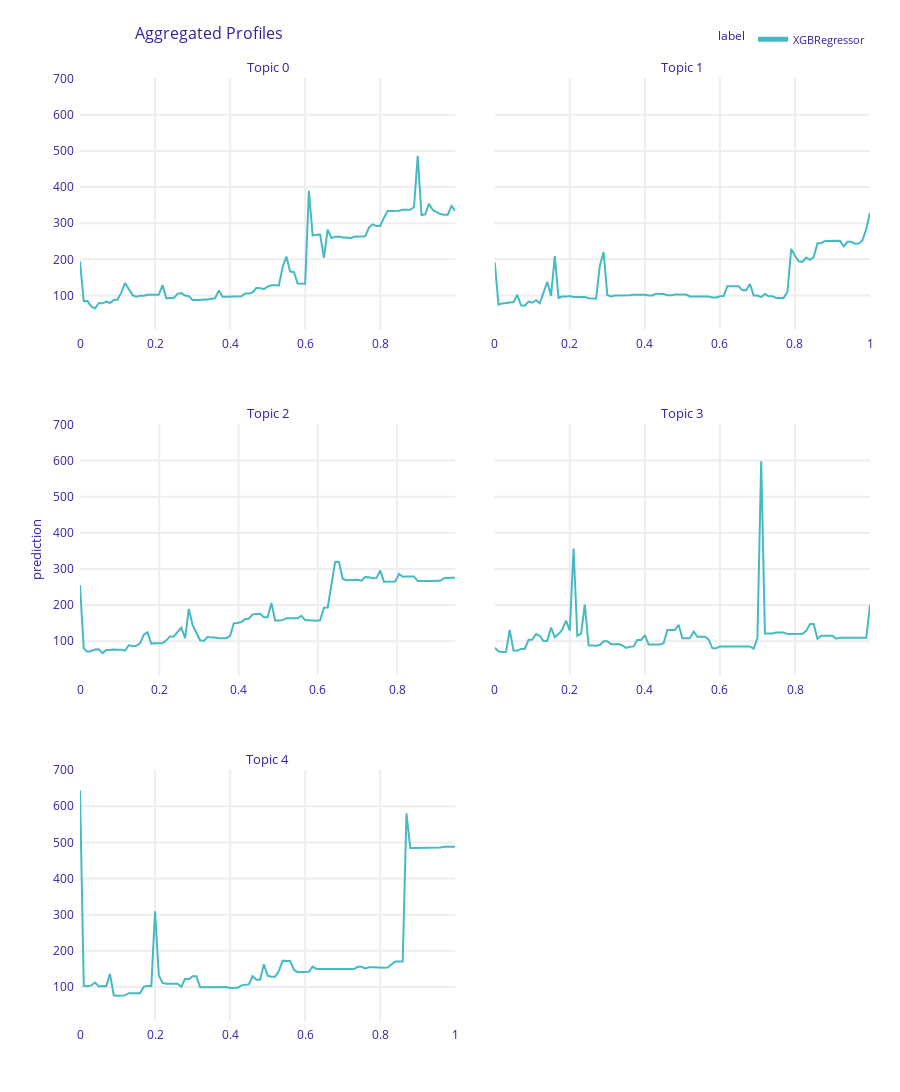

Notebook source saved alongside this figure:
### Code cell
agg_profiles

### Figure 1 — Plotly figure (JSON) as saved in the notebook; plotly's stock layout.template omitted (floating-point values rounded to 4 significant figures; data arrays with more than 128 entries replaced by an {"elided": "..."} marker saying what was removed)
{"data": [{"customdata": {"elided": "101x3 mixed values"}, "hovertemplate": "<b>%{hovertext}</b><br><br>prediction=%{y:.3f}<br>mean_prediction=%{customdata[0]:.3f}<extra></extra>", "hovertext": ["XGBRegressor", "XGBRegressor", "XGBRegressor", "XGBRegressor", "XGBRegressor", "XGBRegressor", "XGBRegressor", "XGBRegressor", "XGBRegressor", "XGBRegressor", "XGBRegressor", "XGBRegressor", "XGBRegressor", "XGBRegressor", "XGBRegressor", "XGBRegressor", "XGBRegressor", "XGBRegressor", "XGBRegressor", "XGBRegressor", "XGBRegressor", "XGBRegressor", "XGBRegressor", "XGBRegressor", "XGBRegressor", "XGBRegressor", "XGBRegressor", "XGBRegressor", "XGBRegressor", "XGBRegressor", "XGBRegressor", "XGBRegressor", "XGBRegressor", "XGBRegressor", "XGBRegressor", "XGBRegressor", "XGBRegressor", "XGBRegressor", "XGBRegressor", "XGBRegressor", "XGBRegressor", "XGBRegressor", "XGBRegressor", "XGBRegressor", "XGBRegressor", "XGBRegressor", "XGBRegressor", "XGBRegressor", "XGBRegressor", "XGBRegressor", "XGBRegressor", "XGBRegressor", "XGBRegressor", "XGBRegressor", "XGBRegressor", "XGBRegressor", "XGBRegressor", "XGBRegressor", "XGBRegressor", "XGBRegressor", "XGBRegressor", "XGBRegressor", "XGBRegressor", "XGBRegressor", "XGBRegressor", "XGBRegressor", "XGBRegressor", "XGBRegressor", "XGBRegressor", "XGBRegressor", "XGBRegressor", "XGBRegressor", "XGBRegressor", "XGBRegressor", "XGBRegressor", "XGBRegressor", "XGBRegressor", "XGBRegressor", "XGBRegressor", "XGBRegressor", "XGBRegressor", "XGBRegressor", "XGBRegressor", "XGBRegressor", "XGBRegressor", "XGBRegressor", "XGBRegressor", "XGBRegressor", "XGBRegressor", "XGBRegressor", "XGBRegressor", "XGBRegressor", "XGBRegressor", "XGBRegressor", "XGBRegressor", "XGBRegressor", "XGBRegressor", "XGBRegressor", "XGBRegressor", "XGBRegressor", "XGBRegressor"], "legendgroup": "XGBRegressor", "line": {"color": "#46bac2", "dash": "solid", "width": 2}, "marker": {"symbol": "circle"}, "mode": "lines", "name": "XGBRegressor", "orientation": "v", "showlegend": true, "x": [7.237e-06, 0.01001, 0.02, 0.03, 0.04, 0.05, 0.06, 0.07, 0.08, 0.09, 0.1, 0.11, 0.12, 0.13, 0.14, 0.15, 0.16, 0.17, 0.18, 0.19, 0.2, 0.21, 0.22, 0.23, 0.24, 0.25, 0.26, 0.27, 0.28, 0.29, 0.3, 0.31, 0.32, 0.33, 0.34, 0.35, 0.36, 0.37, 0.38, 0.39, 0.4, 0.41, 0.42, 0.43, 0.44, 0.45, 0.46, 0.47, 0.48, 0.49, 0.5, 0.5099, 0.5199, 0.5299, 0.5399, 0.5499, 0.5599, 0.5699, 0.5799, 0.5899, 0.5999, 0.6099, 0.6199, 0.6299, 0.6399, 0.6499, 0.6599, 0.6699, 0.6799, 0.6899, 0.6999, 0.7099, 0.7199, 0.7299, 0.7399, 0.7499, 0.7599, 0.7699, 0.7799, 0.7899, 0.7999, 0.8099, 0.8199, 0.8299, 0.8399, 0.8499, 0.8599, 0.8699, 0.8799, 0.8899, 0.8999, 0.9099, 0.9199, 0.9299, 0.9399, 0.9499, 0.9599, 0.9699, 0.9799, 0.9899, 0.9999], "xaxis": "x5", "y": [194.1, 84.09, 84.5, 69.33, 63.92, 79.32, 78.25, 83.03, 79.13, 87.52, 88.65, 107.9, 134.6, 118.1, 100.9, 96.83, 99.13, 99.29, 102.0, 101.8, 101.8, 101.7, 128.6, 91.96, 92.89, 93.24, 104.5, 106.6, 99.97, 98.07, 87.23, 86.99, 87.48, 88.87, 88.7, 91.07, 92.23, 114.1, 96.27, 96.51, 96.45, 97.34, 97.56, 97.56, 105.3, 105.3, 108.4, 121.3, 120.3, 117.7, 124.6, 128.1, 128.2, 127.9, 178.7, 207.6, 166.0, 165.0, 133.1, 132.9, 132.7, 389.7, 265.8, 268.3, 268.3, 203.9, 282.1, 258.8, 262.4, 263.3, 260.2, 260.2, 258.2, 262.5, 262.6, 263.5, 263.5, 287.7, 296.8, 292.1, 292.3, 315.3, 333.4, 333.5, 333.5, 334.6, 336.9, 336.9, 337.0, 344.1, 486.4, 322.6, 324.5, 353.5, 336.5, 330.4, 325.1, 323.5, 323.5, 347.5, 334.3], "yaxis": "y5", "type": "scatter", "opacity": 1}, {"customdata": {"elided": "101x3 mixed values"}, "hovertemplate": "<b>%{hovertext}</b><br><br>prediction=%{y:.3f}<br>mean_prediction=%{customdata[0]:.3f}<extra></extra>", "hovertext": ["XGBRegressor", "XGBRegressor", "XGBRegressor", "XGBRegressor", "XGBRegressor", "XGBRegressor", "XGBRegressor", "XGBRegressor", "XGBRegressor", "XGBRegressor", "XGBRegressor", "XGBRegressor", "XGBRegressor", "XGBRegressor", "XGBRegressor", "XGBRegressor", "XGBRegressor", "XGBRegressor", "XGBRegressor", "XGBRegressor", "XGBRegressor", "XGBRegressor", "XGBRegressor", "XGBRegressor", "XGBRegressor", "XGBRegressor", "XGBRegressor", "XGBRegressor", "XGBRegressor", "XGBRegressor", "XGBRegressor", "XGBRegressor", "XGBRegressor", "XGBRegressor", "XGBRegressor", "XGBRegressor", "XGBRegressor", "XGBRegressor", "XGBRegressor", "XGBRegressor", "XGBRegressor", "XGBRegressor", "XGBRegressor", "XGBRegressor", "XGBRegressor", "XGBRegressor", "XGBRegressor", "XGBRegressor", "XGBRegressor", "XGBRegressor", "XGBRegressor", "XGBRegressor", "XGBRegressor", "XGBRegressor", "XGBRegressor", "XGBRegressor", "XGBRegressor", "XGBRegressor", "XGBRegressor", "XGBRegressor", "XGBRegressor", "XGBRegressor", "XGBRegressor", "XGBRegressor", "XGBRegressor", "XGBRegressor", "XGBRegressor", "XGBRegressor", "XGBRegressor", "XGBRegressor", "XGBRegressor", "XGBRegressor", "XGBRegressor", "XGBRegressor", "XGBRegressor", "XGBRegressor", "XGBRegressor", "XGBRegressor", "XGBRegressor", "XGBRegressor", "XGBRegressor", "XGBRegressor", "XGBRegressor", "XGBRegressor", "XGBRegressor", "XGBRegressor", "XGBRegressor", "XGBRegressor", "XGBRegressor", "XGBRegressor", "XGBRegressor", "XGBRegressor", "XGBRegressor", "XGBRegressor", "XGBRegressor", "XGBRegressor", "XGBRegressor", "XGBRegressor", "XGBRegressor", "XGBRegressor", "XGBRegressor"], "legendgroup": "XGBRegressor", "line": {"color": "#46bac2", "dash": "solid", "width": 2}, "marker": {"symbol": "circle"}, "mode": "lines", "name": "XGBRegressor", "orientation": "v", "showlegend": false, "x": [6.471e-06, 0.01001, 0.02001, 0.03001, 0.04, 0.05, 0.06, 0.07, 0.08, 0.09, 0.1, 0.11, 0.12, 0.13, 0.14, 0.15, 0.16, 0.17, 0.18, 0.19, 0.2, 0.21, 0.22, 0.23, 0.24, 0.25, 0.26, 0.27, 0.28, 0.29, 0.3, 0.31, 0.32, 0.33, 0.34, 0.35, 0.36, 0.37, 0.38, 0.39, 0.4, 0.41, 0.42, 0.43, 0.44, 0.45, 0.46, 0.47, 0.48, 0.49, 0.5, 0.51, 0.52, 0.53, 0.54, 0.55, 0.56, 0.57, 0.58, 0.59, 0.6, 0.61, 0.62, 0.63, 0.64, 0.65, 0.66, 0.67, 0.68, 0.69, 0.7, 0.71, 0.72, 0.73, 0.74, 0.75, 0.76, 0.77, 0.78, 0.79, 0.8, 0.81, 0.82, 0.83, 0.84, 0.85, 0.86, 0.87, 0.88, 0.89, 0.9, 0.91, 0.92, 0.93, 0.94, 0.95, 0.96, 0.97, 0.98, 0.99, 1.0], "xaxis": "x6", "y": [191.7, 74.57, 78.01, 78.83, 80.44, 81.73, 101.6, 72.83, 71.59, 82.98, 79.8, 86.92, 78.29, 108.2, 138.0, 98.87, 209.0, 93.0, 97.01, 96.83, 98.6, 95.91, 95.85, 96.07, 95.73, 92.59, 91.85, 91.17, 182.7, 220.1, 101.3, 97.18, 99.81, 99.85, 99.85, 100.1, 100.3, 102.1, 102.1, 102.1, 102.1, 99.84, 100.1, 105.0, 105.3, 103.8, 100.6, 100.3, 102.7, 102.7, 102.7, 102.5, 97.29, 97.48, 97.33, 97.1, 97.21, 97.21, 94.72, 94.72, 97.88, 98.65, 125.7, 125.6, 125.7, 125.6, 114.1, 114.1, 131.7, 99.78, 99.78, 95.47, 104.4, 97.5, 97.5, 93.25, 93.25, 93.29, 109.5, 228.9, 209.7, 194.7, 192.6, 204.8, 198.8, 206.2, 244.4, 244.6, 250.7, 250.7, 251.4, 251.4, 251.4, 236.0, 248.6, 248.6, 243.2, 243.4, 252.8, 283.7, 329.0], "yaxis": "y6", "type": "scatter", "opacity": 1}, {"customdata": {"elided": "101x3 mixed values"}, "hovertemplate": "<b>%{hovertext}</b><br><br>prediction=%{y:.3f}<br>mean_prediction=%{customdata[0]:.3f}<extra></extra>", "hovertext": ["XGBRegressor", "XGBRegressor", "XGBRegressor", "XGBRegressor", "XGBRegressor", "XGBRegressor", "XGBRegressor", "XGBRegressor", "XGBRegressor", "XGBRegressor", "XGBRegressor", "XGBRegressor", "XGBRegressor", "XGBRegressor", "XGBRegressor", "XGBRegressor", "XGBRegressor", "XGBRegressor", "XGBRegressor", "XGBRegressor", "XGBRegressor", "XGBRegressor", "XGBRegressor", "XGBRegressor", "XGBRegressor", "XGBRegressor", "XGBRegressor", "XGBRegressor", "XGBRegressor", "XGBRegressor", "XGBRegressor", "XGBRegressor", "XGBRegressor", "XGBRegressor", "XGBRegressor", "XGBRegressor", "XGBRegressor", "XGBRegressor", "XGBRegressor", "XGBRegressor", "XGBRegressor", "XGBRegressor", "XGBRegressor", "XGBRegressor", "XGBRegressor", "XGBRegressor", "XGBRegressor", "XGBRegressor", "XGBRegressor", "XGBRegressor", "XGBRegressor", "XGBRegressor", "XGBRegressor", "XGBRegressor", "XGBRegressor", "XGBRegressor", "XGBRegressor", "XGBRegressor", "XGBRegressor", "XGBRegressor", "XGBRegressor", "XGBRegressor", "XGBRegressor", "XGBRegressor", "XGBRegressor", "XGBRegressor", "XGBRegressor", "XGBRegressor", "XGBRegressor", "XGBRegressor", "XGBRegressor", "XGBRegressor", "XGBRegressor", "XGBRegressor", "XGBRegressor", "XGBRegressor", "XGBRegressor", "XGBRegressor", "XGBRegressor", "XGBRegressor", "XGBRegressor", "XGBRegressor", "XGBRegressor", "XGBRegressor", "XGBRegressor", "XGBRegressor", "XGBRegressor", "XGBRegressor", "XGBRegressor", "XGBRegressor", "XGBRegressor", "XGBRegressor", "XGBRegressor", "XGBRegressor", "XGBRegressor", "XGBRegressor", "XGBRegressor", "XGBRegressor", "XGBRegressor", "XGBRegressor", "XGBRegressor"], "legendgroup": "XGBRegressor", "line": {"color": "#46bac2", "dash": "solid", "width": 2}, "marker": {"symbol": "circle"}, "mode": "lines", "name": "XGBRegressor", "orientation": "v", "showlegend": false, "x": [6.993e-06, 0.009475, 0.01894, 0.02841, 0.03788, 0.04735, 0.05681, 0.06628, 0.07575, 0.08522, 0.09468, 0.1042, 0.1136, 0.1231, 0.1326, 0.142, 0.1515, 0.161, 0.1704, 0.1799, 0.1894, 0.1988, 0.2083, 0.2178, 0.2272, 0.2367, 0.2462, 0.2556, 0.2651, 0.2746, 0.284, 0.2935, 0.303, 0.3124, 0.3219, 0.3314, 0.3408, 0.3503, 0.3598, 0.3692, 0.3787, 0.3882, 0.3976, 0.4071, 0.4166, 0.4261, 0.4355, 0.445, 0.4545, 0.4639, 0.4734, 0.4829, 0.4923, 0.5018, 0.5113, 0.5207, 0.5302, 0.5397, 0.5491, 0.5586, 0.5681, 0.5775, 0.587, 0.5965, 0.6059, 0.6154, 0.6249, 0.6343, 0.6438, 0.6533, 0.6627, 0.6722, 0.6817, 0.6911, 0.7006, 0.7101, 0.7195, 0.729, 0.7385, 0.748, 0.7574, 0.7669, 0.7764, 0.7858, 0.7953, 0.8048, 0.8142, 0.8237, 0.8332, 0.8426, 0.8521, 0.8616, 0.871, 0.8805, 0.89, 0.8994, 0.9089, 0.9184, 0.9278, 0.9373, 0.9468], "xaxis": "x3", "y": [254.8, 80.09, 71.0, 72.93, 77.25, 77.8, 67.13, 76.05, 75.94, 77.33, 76.48, 76.41, 73.8, 89.2, 86.17, 87.57, 94.27, 118.0, 124.6, 93.5, 94.75, 94.75, 94.75, 102.4, 113.3, 113.3, 126.8, 137.4, 108.2, 189.3, 145.4, 121.5, 102.7, 101.0, 112.4, 110.0, 110.5, 108.4, 108.4, 108.5, 115.2, 149.8, 150.2, 153.1, 161.6, 162.3, 174.4, 176.2, 176.2, 166.6, 166.6, 205.6, 157.2, 157.2, 158.4, 163.6, 163.6, 163.6, 163.6, 170.6, 158.0, 158.0, 156.5, 156.5, 157.7, 192.9, 193.0, 257.8, 319.5, 319.9, 273.0, 269.0, 269.0, 270.6, 269.8, 267.3, 277.5, 276.8, 274.1, 274.6, 295.7, 264.8, 264.8, 264.3, 264.9, 286.2, 278.6, 279.2, 279.2, 279.2, 266.4, 266.0, 266.0, 266.0, 266.4, 267.2, 267.4, 274.5, 275.7, 275.7, 275.7], "yaxis": "y3", "type": "scatter", "opacity": 1}, {"customdata": {"elided": "101x3 mixed values"}, "hovertemplate": "<b>%{hovertext}</b><br><br>prediction=%{y:.3f}<br>mean_prediction=%{customdata[0]:.3f}<extra></extra>", "hovertext": ["XGBRegressor", "XGBRegressor", "XGBRegressor", "XGBRegressor", "XGBRegressor", "XGBRegressor", "XGBRegressor", "XGBRegressor", "XGBRegressor", "XGBRegressor", "XGBRegressor", "XGBRegressor", "XGBRegressor", "XGBRegressor", "XGBRegressor", "XGBRegressor", "XGBRegressor", "XGBRegressor", "XGBRegressor", "XGBRegressor", "XGBRegressor", "XGBRegressor", "XGBRegressor", "XGBRegressor", "XGBRegressor", "XGBRegressor", "XGBRegressor", "XGBRegressor", "XGBRegressor", "XGBRegressor", "XGBRegressor", "XGBRegressor", "XGBRegressor", "XGBRegressor", "XGBRegressor", "XGBRegressor", "XGBRegressor", "XGBRegressor", "XGBRegressor", "XGBRegressor", "XGBRegressor", "XGBRegressor", "XGBRegressor", "XGBRegressor", "XGBRegressor", "XGBRegressor", "XGBRegressor", "XGBRegressor", "XGBRegressor", "XGBRegressor", "XGBRegressor", "XGBRegressor", "XGBRegressor", "XGBRegressor", "XGBRegressor", "XGBRegressor", "XGBRegressor", "XGBRegressor", "XGBRegressor", "XGBRegressor", "XGBRegressor", "XGBRegressor", "XGBRegressor", "XGBRegressor", "XGBRegressor", "XGBRegressor", "XGBRegressor", "XGBRegressor", "XGBRegressor", "XGBRegressor", "XGBRegressor", "XGBRegressor", "XGBRegressor", "XGBRegressor", "XGBRegressor", "XGBRegressor", "XGBRegressor", "XGBRegressor", "XGBRegressor", "XGBRegressor", "XGBRegressor", "XGBRegressor", "XGBRegressor", "XGBRegressor", "XGBRegressor", "XGBRegressor", "XGBRegressor", "XGBRegressor", "XGBRegressor", "XGBRegressor", "XGBRegressor", "XGBRegressor", "XGBRegressor", "XGBRegressor", "XGBRegressor", "XGBRegressor", "XGBRegressor", "XGBRegressor", "XGBRegressor", "XGBRegressor", "XGBRegressor"], "legendgroup": "XGBRegressor", "line": {"color": "#46bac2", "dash": "solid", "width": 2}, "marker": {"symbol": "circle"}, "mode": "lines", "name": "XGBRegressor", "orientation": "v", "showlegend": false, "x": [7.195e-06, 0.01001, 0.02, 0.03, 0.04, 0.05, 0.06, 0.06999, 0.07999, 0.08999, 0.09999, 0.11, 0.12, 0.13, 0.14, 0.15, 0.16, 0.17, 0.18, 0.19, 0.2, 0.21, 0.22, 0.23, 0.24, 0.25, 0.26, 0.27, 0.28, 0.29, 0.3, 0.31, 0.32, 0.3299, 0.3399, 0.3499, 0.3599, 0.3699, 0.3799, 0.3899, 0.3999, 0.4099, 0.4199, 0.4299, 0.4399, 0.4499, 0.4599, 0.4699, 0.4799, 0.4899, 0.4999, 0.5099, 0.5199, 0.5299, 0.5399, 0.5499, 0.5599, 0.5699, 0.5799, 0.5899, 0.5999, 0.6099, 0.6199, 0.6299, 0.6399, 0.6499, 0.6599, 0.6699, 0.6799, 0.6899, 0.6999, 0.7099, 0.7199, 0.7299, 0.7399, 0.7499, 0.7599, 0.7699, 0.7799, 0.7899, 0.7999, 0.8099, 0.8199, 0.8299, 0.8399, 0.8499, 0.8599, 0.8699, 0.8799, 0.8899, 0.8998, 0.9098, 0.9198, 0.9298, 0.9398, 0.9498, 0.9598, 0.9698, 0.9798, 0.9898, 0.9998], "xaxis": "x4", "y": [81.78, 72.39, 70.33, 70.76, 131.2, 73.53, 74.05, 78.8, 78.6, 103.4, 104.5, 119.9, 115.1, 100.3, 101.1, 138.0, 110.8, 119.9, 132.1, 157.1, 129.3, 356.5, 114.9, 121.3, 201.1, 88.94, 88.38, 87.54, 89.36, 99.75, 99.75, 91.9, 91.9, 92.31, 88.35, 81.66, 84.94, 85.75, 103.3, 103.2, 117.0, 90.72, 90.68, 90.79, 90.79, 94.48, 130.9, 130.8, 130.8, 145.5, 108.3, 108.3, 108.3, 126.9, 112.4, 112.4, 112.4, 105.1, 80.45, 80.45, 85.56, 85.56, 85.56, 85.56, 85.56, 85.56, 85.57, 85.57, 85.57, 79.21, 109.4, 597.8, 121.5, 121.5, 121.5, 124.0, 124.0, 124.0, 120.0, 120.0, 120.0, 120.5, 120.5, 128.7, 147.5, 147.5, 106.9, 115.5, 115.5, 115.4, 115.4, 107.2, 109.9, 109.9, 109.9, 109.9, 111.2, 109.4, 109.4, 109.4, 200.0], "yaxis": "y4", "type": "scatter", "opacity": 1}, {"customdata": {"elided": "101x3 mixed values"}, "hovertemplate": "<b>%{hovertext}</b><br><br>prediction=%{y:.3f}<br>mean_prediction=%{customdata[0]:.3f}<extra></extra>", "hovertext": ["XGBRegressor", "XGBRegressor", "XGBRegressor", "XGBRegressor", "XGBRegressor", "XGBRegressor", "XGBRegressor", "XGBRegressor", "XGBRegressor", "XGBRegressor", "XGBRegressor", "XGBRegressor", "XGBRegressor", "XGBRegressor", "XGBRegressor", "XGBRegressor", "XGBRegressor", "XGBRegressor", "XGBRegressor", "XGBRegressor", "XGBRegressor", "XGBRegressor", "XGBRegressor", "XGBRegressor", "XGBRegressor", "XGBRegressor", "XGBRegressor", "XGBRegressor", "XGBRegressor", "XGBRegressor", "XGBRegressor", "XGBRegressor", "XGBRegressor", "XGBRegressor", "XGBRegressor", "XGBRegressor", "XGBRegressor", "XGBRegressor", "XGBRegressor", "XGBRegressor", "XGBRegressor", "XGBRegressor", "XGBRegressor", "XGBRegressor", "XGBRegressor", "XGBRegressor", "XGBRegressor", "XGBRegressor", "XGBRegressor", "XGBRegressor", "XGBRegressor", "XGBRegressor", "XGBRegressor", "XGBRegressor", "XGBRegressor", "XGBRegressor", "XGBRegressor", "XGBRegressor", "XGBRegressor", "XGBRegressor", "XGBRegressor", "XGBRegressor", "XGBRegressor", "XGBRegressor", "XGBRegressor", "XGBRegressor", "XGBRegressor", "XGBRegressor", "XGBRegressor", "XGBRegressor", "XGBRegressor", "XGBRegressor", "XGBRegressor", "XGBRegressor", "XGBRegressor", "XGBRegressor", "XGBRegressor", "XGBRegressor", "XGBRegressor", "XGBRegressor", "XGBRegressor", "XGBRegressor", "XGBRegressor", "XGBRegressor", "XGBRegressor", "XGBRegressor", "XGBRegressor", "XGBRegressor", "XGBRegressor", "XGBRegressor", "XGBRegressor", "XGBRegressor", "XGBRegressor", "XGBRegressor", "XGBRegressor", "XGBRegressor", "XGBRegressor", "XGBRegressor", "XGBRegressor", "XGBRegressor", "XGBRegressor"], "legendgroup": "XGBRegressor", "line": {"color": "#46bac2", "dash": "solid", "width": 2}, "marker": {"symbol": "circle"}, "mode": "lines", "name": "XGBRegressor", "orientation": "v", "showlegend": false, "x": [3.933e-06, 0.01, 0.02, 0.03, 0.04, 0.05, 0.06, 0.07, 0.08, 0.09, 0.1, 0.11, 0.12, 0.13, 0.14, 0.15, 0.16, 0.17, 0.18, 0.19, 0.2, 0.21, 0.22, 0.23, 0.24, 0.25, 0.26, 0.27, 0.28, 0.29, 0.3, 0.31, 0.32, 0.33, 0.34, 0.35, 0.36, 0.37, 0.38, 0.39, 0.4, 0.41, 0.42, 0.43, 0.44, 0.45, 0.46, 0.47, 0.48, 0.49, 0.5, 0.51, 0.52, 0.53, 0.54, 0.55, 0.56, 0.57, 0.58, 0.59, 0.6, 0.61, 0.6199, 0.6299, 0.6399, 0.6499, 0.6599, 0.6699, 0.6799, 0.6899, 0.6999, 0.7099, 0.7199, 0.7299, 0.7399, 0.7499, 0.7599, 0.7699, 0.7799, 0.7899, 0.7999, 0.8099, 0.8199, 0.8299, 0.8399, 0.8499, 0.8599, 0.8699, 0.8799, 0.8899, 0.8999, 0.9099, 0.9199, 0.9299, 0.9399, 0.9499, 0.9599, 0.9699, 0.9799, 0.9899, 0.9999], "xaxis": "x", "y": [643.6, 103.2, 102.0, 104.3, 112.4, 101.4, 102.5, 102.4, 136.2, 76.97, 75.84, 75.98, 76.8, 82.9, 83.51, 82.09, 82.87, 100.6, 103.6, 102.3, 309.4, 132.0, 111.2, 109.1, 109.2, 108.3, 108.8, 100.6, 122.9, 121.5, 129.6, 129.8, 99.52, 99.52, 99.52, 99.52, 99.48, 99.48, 98.39, 99.99, 97.12, 97.74, 97.74, 104.5, 106.3, 107.1, 129.8, 120.0, 120.0, 162.7, 131.4, 128.6, 128.6, 143.9, 172.8, 172.8, 172.2, 147.7, 141.0, 141.3, 141.3, 141.9, 156.5, 150.1, 150.1, 150.2, 150.2, 149.9, 149.2, 149.2, 149.3, 149.3, 149.3, 149.6, 155.8, 155.8, 151.6, 154.5, 154.5, 153.5, 153.5, 153.5, 153.7, 161.6, 170.8, 170.8, 170.8, 580.1, 484.8, 484.8, 484.8, 484.8, 484.8, 484.8, 484.8, 485.8, 485.8, 488.0, 488.0, 488.0, 488.0], "yaxis": "y", "type": "scatter", "opacity": 1}], "layout": {"xaxis": {"anchor": "y", "domain": [0.0, 0.475], "title": {"text": ""}, "showticklabels": true, "type": "linear", "gridwidth": 2, "zeroline": false, "automargin": true, "ticks": "outside", "tickcolor": "white", "ticklen": 3, "fixedrange": true}, "yaxis": {"anchor": "x", "domain": [0.0, 0.2667], "title": {"text": ""}, "range": [5.944, 701.6], "type": "linear", "gridwidth": 2, "zeroline": false, "automargin": true, "ticks": "outside", "tickcolor": "white", "ticklen": 3, "fixedrange": true}, "xaxis2": {"anchor": "y2", "domain": [0.525, 1.0], "title": {"text": ""}, "showticklabels": true, "type": "linear", "gridwidth": 2, "zeroline": false, "automargin": true, "ticks": "outside", "tickcolor": "white", "ticklen": 3, "fixedrange": true}, "yaxis2": {"anchor": "x2", "domain": [0.0, 0.2667], "matches": "y", "showticklabels": false, "type": "linear", "gridwidth": 2, "zeroline": false, "automargin": true, "ticks": "outside", "tickcolor": "white", "ticklen": 3, "fixedrange": true, "title": {"text": ""}}, "xaxis3": {"anchor": "y3", "domain": [0.0, 0.475], "showticklabels": true, "type": "linear", "gridwidth": 2, "zeroline": false, "automargin": true, "ticks": "outside", "tickcolor": "white", "ticklen": 3, "fixedrange": true, "title": {"text": ""}}, "yaxis3": {"anchor": "x3", "domain": [0.3667, 0.6333], "matches": "y", "title": {"text": ""}, "range": [5.944, 701.6], "type": "linear", "gridwidth": 2, "zeroline": false, "automargin": true, "ticks": "outside", "tickcolor": "white", "ticklen": 3, "fixedrange": true}, "xaxis4": {"anchor": "y4", "domain": [0.525, 1.0], "showticklabels": true, "type": "linear", "gridwidth": 2, "zeroline": false, "automargin": true, "ticks": "outside", "tickcolor": "white", "ticklen": 3, "fixedrange": true, "title": {"text": ""}}, "yaxis4": {"anchor": "x4", "domain": [0.3667, 0.6333], "matches": "y", "showticklabels": false, "type": "linear", "gridwidth": 2, "zeroline": false, "automargin": true, "ticks": "outside", "tickcolor": "white", "ticklen": 3, "fixedrange": true, "title": {"text": ""}}, "xaxis5": {"anchor": "y5", "domain": [0.0, 0.475], "showticklabels": true, "type": "linear", "gridwidth": 2, "zeroline": false, "automargin": true, "ticks": "outside", "tickcolor": "white", "ticklen": 3, "fixedrange": true, "title": {"text": ""}}, "yaxis5": {"anchor": "x5", "domain": [0.7333, 1.0], "matches": "y", "title": {"text": ""}, "range": [5.944, 701.6], "type": "linear", "gridwidth": 2, "zeroline": false, "automargin": true, "ticks": "outside", "tickcolor": "white", "ticklen": 3, "fixedrange": true}, "xaxis6": {"anchor": "y6", "domain": [0.525, 1.0], "showticklabels": true, "type": "linear", "gridwidth": 2, "zeroline": false, "automargin": true, "ticks": "outside", "tickcolor": "white", "ticklen": 3, "fixedrange": true, "title": {"text": ""}}, "yaxis6": {"anchor": "x6", "domain": [0.7333, 1.0], "matches": "y", "showticklabels": false, "type": "linear", "gridwidth": 2, "zeroline": false, "automargin": true, "ticks": "outside", "tickcolor": "white", "ticklen": 3, "fixedrange": true, "title": {"text": ""}}, "annotations": [{"font": {"size": 13}, "showarrow": false, "text": "Topic 4", "x": 0.2375, "xanchor": "center", "xref": "paper", "y": 0.2667, "yanchor": "bottom", "yref": "paper"}, {"font": {"size": 13}, "showarrow": false, "text": "Topic 2", "x": 0.2375, "xanchor": "center", "xref": "paper", "y": 0.6333, "yanchor": "bottom", "yref": "paper"}, {"font": {"size": 13}, "showarrow": false, "text": "Topic 3", "x": 0.7625, "xanchor": "center", "xref": "paper", "y": 0.6333, "yanchor": "bottom", "yref": "paper"}, {"font": {"size": 13}, "showarrow": false, "text": "Topic 0", "x": 0.2375, "xanchor": "center", "xref": "paper", "y": 1.0, "yanchor": "bottom", "yref": "paper"}, {"font": {"size": 13}, "showarrow": false, "text": "Topic 1", "x": 0.7625, "xanchor": "center", "xref": "paper", "y": 1.0, "yanchor": "bottom", "yref": "paper"}, {"font": {"size": 13}, "showarrow": false, "text": "prediction", "textangle": -90, "x": -0.07, "xref": "paper", "y": 0.5, "yref": "paper"}], "legend": {"title": {"text": "label", "font": {"size": 12}}, "tracegroupgap": 0, "font": {"size": 11}, "orientation": "h", "yanchor": "bottom", "y": 1.026, "xanchor": "right", "x": 1, "itemsizing": "constant"}, "margin": {"t": 78, "b": 71, "r": 30}, "font": {"color": "#371ea3"}, "title": {"font": {"size": 16}, "text": "Aggregated Profiles", "x": 0.15}, "hovermode": "x unified", "height": 1169}}
